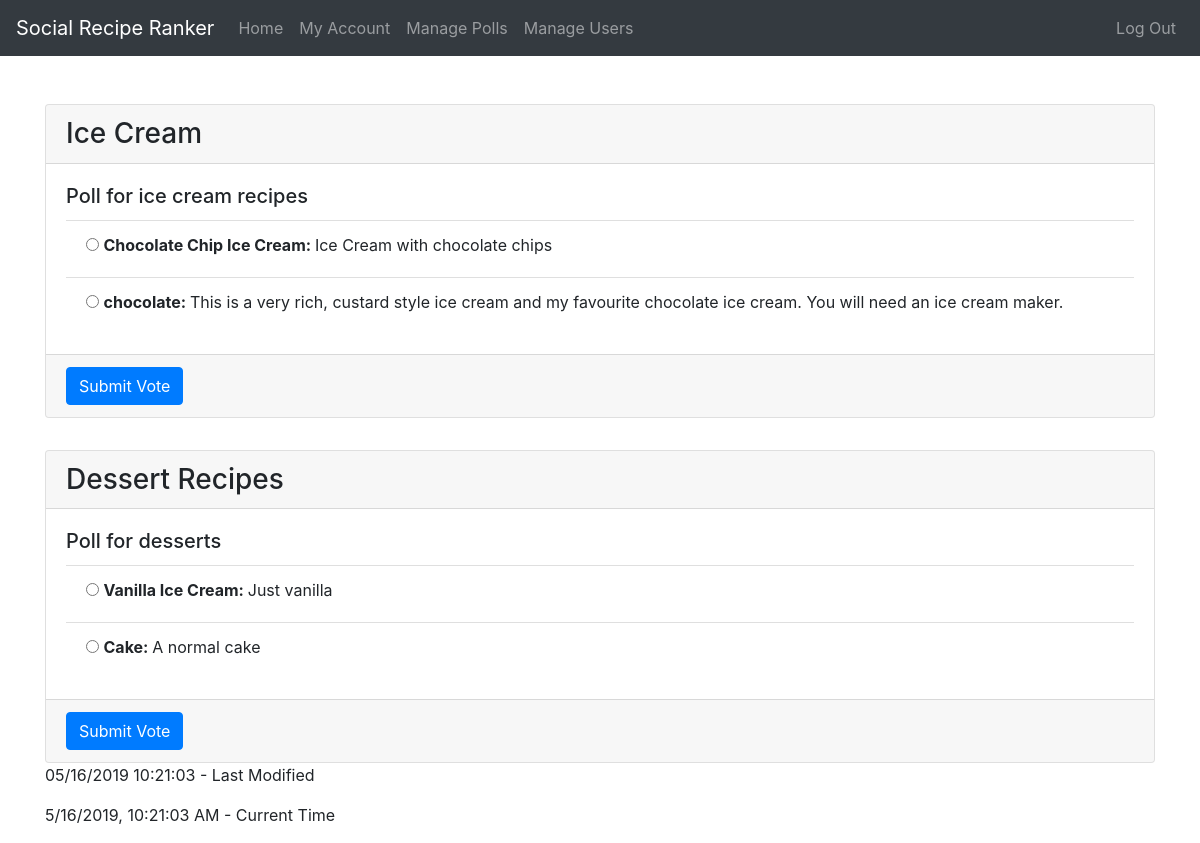
/polls (signed in), run on the app's committed database.
### app/models.py (models this page shows, shortened)
class Poll(db.Model):
    id = db.Column(db.Integer, primary_key=True)
    name = db.Column(db.String(64), nullable=False, index=True)
    description = db.Column(db.String(256), nullable=True)
    date_created = db.Column(db.DateTime, nullable=False, index=True, default=datetime.utcnow)
    creator_id = db.Column(db.Integer, db.ForeignKey('user.id'), nullable=False)
    recipes = db.relationship("Recipe", backref='poll', lazy='dynamic')
    votes = db.relationship("Vote", backref='poll', lazy='dynamic')

class Recipe(db.Model):
    id = db.Column(db.Integer, primary_key=True)
    name = db.Column(db.String(64), nullable=False, index=True)
    description = db.Column(db.String(256), nullable=True)
    date_added = db.Column(db.DateTime, nullable=False, index=True, default=datetime.utcnow)
    contributor_id = db.Column(db.Integer, db.ForeignKey('user.id'), nullable=False)
    poll_id = db.Column(db.Integer, db.ForeignKey('poll.id'), nullable=False)
    votes_count = db.Column(db.Integer, nullable=False, default=0)

### app/routes.py (the view)
@app.route('/polls')
@login_required
def polls():
    return render_template('polls.html', title='Polls', poll=Poll, vote=Vote)

### app/models.py (called while the page is built)
@login_manager.user_loader
def load_user(id):
    return User.query.get(int(id))

### app/templates/polls.html (shortened to what this page needs)
{% extends "base.html" %}
{% block content %}
    {% for p in poll.query.order_by(poll.date_created) %}
    <article class="container">
        <section class="row">
            <div class="card">
                <form method="POST" id="voteForm{{ p.id }}">
                        <h3 class="card-header">{{ p.name }}</h3>
                        <div class="card-body">
                            <h5 class="card-title">{{ p.description }}</h5>
                            <ul class="list-group list-group-flush">
                                {% for r in p.recipes.all() %}
                                <li class="list-group-item">
                                    <div class="radio">
                                        <label>
                                            <input type="radio" name="recipe-vote{{ p.id }}" value="{{ r.id }}">
                                            <strong> {{ r.name }}: </strong>{{ r.description }}
                                        </label>
                                    </div>
                                </li>
                                {% endfor %}
                            </ul>
                        </div>
                        <div class="card-footer">
                            <button type="button" onclick="submitVote('{{ p.id }}')" class="btn btn-primary">Submit Vote</button>
                        </div>
                </form>
            </div>
        </section>
    </article>
    {% endfor %}
{% endblock %}

### app/static/css/style.css (style rules this page uses)
.card { width: 100%; margin-top: 2rem; }

### data on the page
Poll: name "Ice Cream", description "Poll for ice cream recipes"
Recipe: name "Chocolate Chip Ice Cream", description "Ice Cream with chocolate chips"
Recipe: name "chocolate", description "This is a very rich, custard style ice cream and my favourite chocolate ice cream. You will need an ice cream maker."
Poll: name "Dessert Recipes", description "Poll for desserts"
Recipe: name "Vanilla Ice Cream", description "Just vanilla"
Recipe: name "Cake", description "A normal cake"
